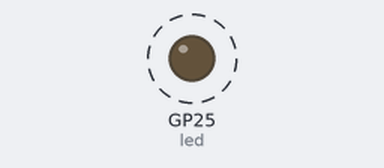
Bench run of a program on a simulated Raspberry Pi Pico running CircuitPython. Parts: output pins drawn as LEDs (lit = HIGH). Dashed ring = blinking.

Above: at 0.5 s.
Timing chart, 0 to 4.6 s (numbered marks = the images above):
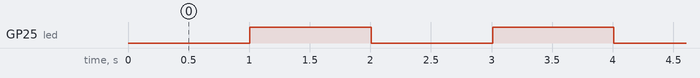

The program:

code.py
```python
import time

import board
import busio
import digitalio
import usb_cdc


UART_BAUD = 115200
UART_TX = board.GP4
UART_RX = board.GP5
CHUNK_SIZE = 128
HEARTBEAT_INTERVAL_S = 1.0
ACTIVITY_PULSE_S = 0.03


uart = busio.UART(
    tx=UART_TX,
    rx=UART_RX,
    baudrate=UART_BAUD,
    timeout=0,
    receiver_buffer_size=4096,
)

usb = usb_cdc.data
usb.timeout = 0

led = digitalio.DigitalInOut(board.LED)
led.direction = digitalio.Direction.OUTPUT

last_heartbeat = time.monotonic()
activity_until = 0.0
heartbeat_state = False


def pulse_activity():
    global activity_until
    activity_until = time.monotonic() + ACTIVITY_PULSE_S
    led.value = True


while True:
    usb_waiting = usb.in_waiting
    if usb_waiting:
        data = usb.read(min(usb_waiting, CHUNK_SIZE))
        if data:
            uart.write(data)
            pulse_activity()

    uart_waiting = uart.in_waiting
    if uart_waiting:
        data = uart.read(min(uart_waiting, CHUNK_SIZE))
        if data:
            usb.write(data)
            pulse_activity()

    now = time.monotonic()
    if now < activity_until:
        led.value = True
    elif now - last_heartbeat >= HEARTBEAT_INTERVAL_S:
        heartbeat_state = not heartbeat_state
        led.value = heartbeat_state
        last_heartbeat = now
```

Measured:
- by itself, GP25 (led): alternates HIGH for 1.0 s and LOW for 1.0 s
